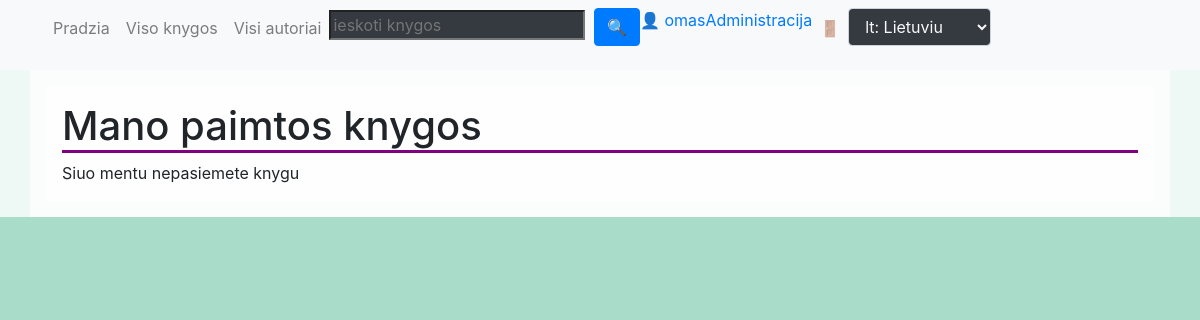
/library/my_books/ (signed in), run on an earlier commit of the app's database.
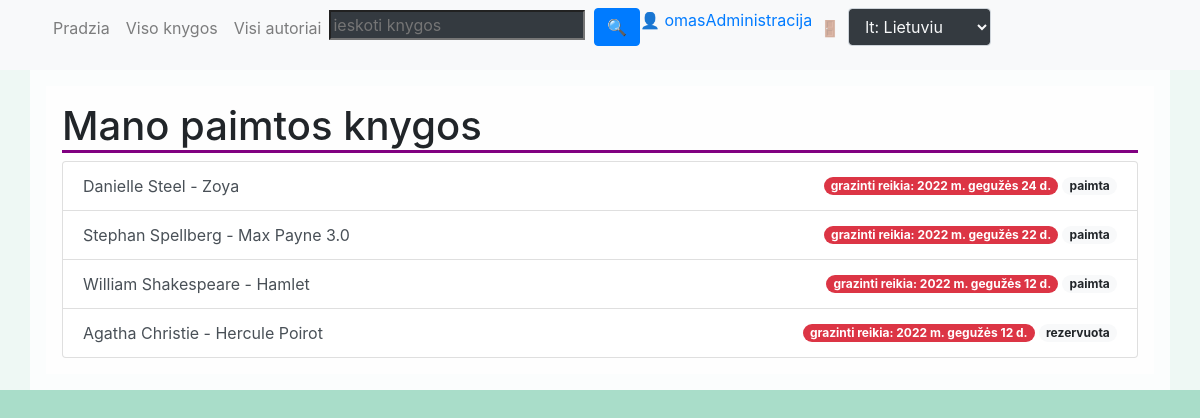
And on a later commit of the database.
### books/models.py (models this page shows, shortened)
class Bookinstance(models.Model):
    id = models.UUIDField('id', primary_key=True, default=uuid.uuid4, help_text=_('unikalus ID knygos kopijai'), editable=False)
    book = models.ForeignKey(Book, on_delete=models.SET_NULL, null=True, related_name='book_instances', verbose_name=_('knyga'))
    due_back = models.DateField(_('grazinama'), null=True, blank=True, db_index=True)
    LOAN_STATUS = (
        ('a', _('administruojama')),
        ('b', _('paimta')),
        ('g', _('galima paimti')),
        ('r', _('rezervuota')),
    )
    status = models.CharField(verbose_name=_('statusas'), max_length=1, choices=LOAN_STATUS, blank=True, default='a', db_index=True)
    reader = models.ForeignKey(User, on_delete=models.SET_NULL, related_name='book_instances', verbose_name=_('skaitytojas'), null=True, blank=True)
    @property
    def is_overdue(self):
        if self.due_back and self.due_back < date.today():
            return True
        return False
    class Meta:
        ordering = ['due_back']
        verbose_name = _('knygos kopija')
        verbose_name_plural = _('knygu kopijos')

class Book(models.Model):
    title = models.CharField(_('pavadinimas'), max_length=250)
    author = models.ForeignKey(Author, on_delete=models.SET_NULL, null=True, related_name='books', verbose_name=_('autorius'))
    summary = HTMLField(_('santrauka'), help_text=_('trumpas knygos parasymas'))
    isbn = models.CharField('ISBN', max_length=13, help_text=_('13 Simbolių')+'<a href="https://www.isbn-international.org/content/what-isbn" target="_blank">ISBN'+ _('kodas')+'</a>')
    genre = models.ManyToManyField(Genre, verbose_name=_("zanras"), help_text=_("isrinkite zanrus siai knygai"))
    cover = models.ImageField(_('viršelis'), upload_to='books/covers', null=True, blank=True)
    def __str__(self):
        return f'{str(self.author)} - {self.title}'
    def display_genres(self):
        return ', '.join(genre.name for genre in self.genre.all()[:3])
    display_genres.short_description = _('zanrai')
    def get_available_instances(self):
        return self.book_instances.filter(status__exact='g').count()
    get_available_instances.short_description = _('prieinamu kopiju kiekis')

class Author(models.Model):
    first_name = models.CharField(_('vardas'), max_length=100)
    last_name = models.CharField(_('pavarde'), max_length=100)
    description = HTMLField(_('apie autoriu'), blank=True, null=True)
    def __str__(self):
        return f'{self.first_name} {self.last_name}'
    def get_books_count(self):
        return self.books.count()
    get_books_count.short_description = _('knygos')
    class Meta:
        ordering = ['last_name', 'first_name']
        verbose_name = _('autorius')
        verbose_name_plural = _('autoriai')

### books/views.py (the view)
# urls.py: path('my_books/', views.LoanedBooksByUser.as_view(), name='my_books'),
class LoanedBooksByUser(LoginRequiredMixin, generic.ListView):
    model = Bookinstance
    template_name = 'books/user_book_list.html'
    paginate_by = 10
    def get_queryset(self):
        return super().get_queryset().filter(reader=self.request.user).filter(Q(status__exact='b') | Q(status__exact='r')).order_by('-due_back')

### books/templates/books/user_book_list.html (shortened to what this page needs)
{% extends 'books/base.html' %}
{% block content %}
    <div class= "container py-3">
        <h1>Mano paimtos knygos</h1>
        {% if bookinstance_list %}
        <div class="list-group">
            {% for copy in bookinstance_list%}
            <a class="list-group-item list-group-item-action d-flex justify-content-between align-items-center" href="{% url 'book' copy.book.id %}">
                <span class="flex-grow-1"> {{ copy.book }} </span>
                <span class="badge {% if copy.is_overdue %}badge-danger{% else %} badge-dark {% endif %} badge-pill ml-1">grazinti reikia: {{ copy.due_back }}</span>
                <span class="badge badge-light badge-pill ml-1">{{ copy.get_status_display }}</span>
            </a>
            {% endfor %}
        </div>
        {% else %}
        <div class="list-group">
            Siuo mentu nepasiemete knygu
        </div>
        {% endif %}
    </div>
{% endblock content %}

What changed in the data, as far as the page shows it:
now on this page (row edited): Bookinstance: book "Danielle Steel - Zoya", due_back "2022 m. gegužės 24 d.", status "paimta"
added Bookinstance: book "Stephan Spellberg - Max Payne 3.0", due_back "2022 m. gegužės 22 d.", status "paimta"
now on this page (row edited): Bookinstance: book "William Shakespeare - Hamlet", due_back "2022 m. gegužės 12 d.", status "paimta"
now on this page (row edited): Bookinstance: book "Agatha Christie - Hercule Poirot", due_back "2022 m. gegužės 12 d.", status "rezervuota"
Also different on the page:
text no longer shown: "Siuo mentu nepasiemete knygu"
